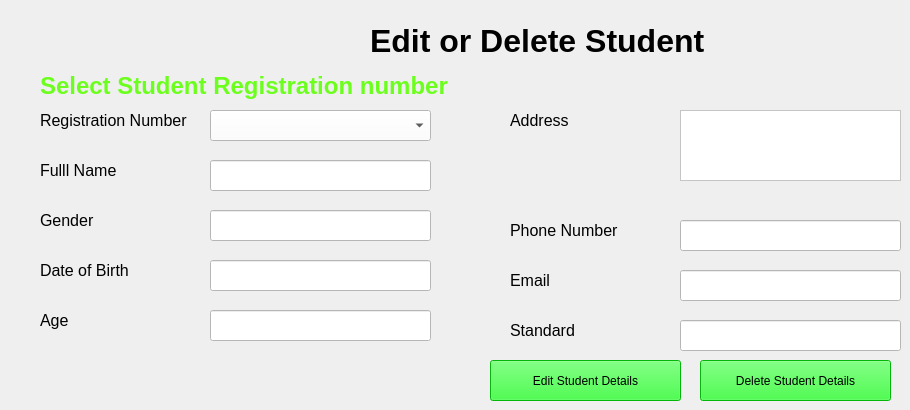
    <widget class="QWidget" name="tab_7">
     <attribute name="title">
      <string>edit student</string>
     </attribute>
     <widget class="QLabel" name="l21">
      <property name="geometry">
       <rect>
        <x>40</x>
        <y>70</y>
        <width>451</width>
        <height>31</height>
       </rect>
      </property>
      <property name="font">
       <font>
        <pointsize>18</pointsize>
        <weight>75</weight>
        <bold>true</bold>
       </font>
      </property>
      <property name="styleSheet">
       <string notr="true">color: rgb(108, 255, 29);</string>
      </property>
      <property name="text">
       <string>Select Student Registration number</string>
      </property>
     </widget>
     <widget class="QLabel" name="label_31">
      <property name="geometry">
       <rect>
        <x>370</x>
        <y>20</y>
        <width>381</width>
        <height>41</height>
       </rect>
      </property>
      <property name="font">
       <font>
        <pointsize>24</pointsize>
        <weight>75</weight>
        <bold>true</bold>
       </font>
      </property>
      <property name="text">
       <string>Edit or Delete Student</string>
      </property>
     </widget>
     <widget class="QLabel" name="label_32">
      <property name="geometry">
       <rect>
        <x>40</x>
        <y>110</y>
        <width>161</width>
        <height>21</height>
       </rect>
      </property>
      <property name="font">
       <font>
        <pointsize>12</pointsize>
       </font>
      </property>
      <property name="text">
       <string>Registration Number</string>
      </property>
     </widget>
     <widget class="QComboBox" name="cb21">
      <property name="geometry">
       <rect>
        <x>210</x>
        <y>110</y>
        <width>221</width>
        <height>31</height>
       </rect>
      </property>
      <property name="styleSheet">
       <string notr="true">background-color: rgb(255, 255, 255);
font: 12pt &quot;MS Shell Dlg 2&quot;;</string>
      </property>
     </widget>
     <widget class="QLabel" name="label_33">
      <property name="geometry">
       <rect>
        <x>40</x>
        <y>160</y>
        <width>161</width>
        <height>21</height>
       </rect>
      </property>
      <property name="font">
       <font>
        <pointsize>12</pointsize>
       </font>
      </property>
      <property name="text">
       <string>Fulll Name</string>
      </property>
     </widget>
     <widget class="QLineEdit" name="tb21">
      <property name="geometry">
       <rect>
        <x>210</x>
        <y>160</y>
        <width>221</width>
        <height>31</height>
       </rect>
      </property>
      <property name="styleSheet">
       <string notr="true">background-color: rgb(255, 255, 255);
font: 12pt &quot;MS Shell Dlg 2&quot;;</string>
      </property>
     </widget>
     <widget class="QLabel" name="label_34">
      <property name="geometry">
       <rect>
        <x>40</x>
        <y>210</y>
        <width>161</width>
        <height>21</height>
       </rect>
      </property>
      <property name="font">
       <font>
        <pointsize>12</pointsize>
       </font>
      </property>
      <property name="text">
       <string>Gender</string>
      </property>
     </widget>
     <widget class="QLineEdit" name="tb22">
      <property name="geometry">
       <rect>
        <x>210</x>
        <y>210</y>
        <width>221</width>
        <height>31</height>
       </rect>
      </property>
      <property name="styleSheet">
       <string notr="true">background-color: rgb(255, 255, 255);
font: 12pt &quot;MS Shell Dlg 2&quot;;</string>
      </property>
     </widget>
     <widget class="QLabel" name="label_35">
      <property name="geometry">
       <rect>
        <x>40</x>
        <y>260</y>
        <width>161</width>
        <height>21</height>
       </rect>
      </property>
      <property name="font">
       <font>
        <pointsize>12</pointsize>
       </font>
      </property>
      <property name="text">
       <string>Date of Birth</string>
      </property>
     </widget>
     <widget class="QLineEdit" name="tb23">
      <property name="geometry">
       <rect>
        <x>210</x>
        <y>260</y>
        <width>221</width>
        <height>31</height>
       </rect>
      </property>
      <property name="styleSheet">
       <string notr="true">background-color: rgb(255, 255, 255);
font: 12pt &quot;MS Shell Dlg 2&quot;;</string>
      </property>
     </widget>
     <widget class="QLabel" name="label_36">
      <property name="geometry">
       <rect>
        <x>40</x>
        <y>310</y>
        <width>161</width>
        <height>21</height>
       </rect>
      </property>
      <property name="font">
       <font>
        <pointsize>12</pointsize>
       </font>
      </property>
      <property name="text">
       <string>Age</string>
      </property>
     </widget>
     <widget class="QLineEdit" name="tb24">
      <property name="geometry">
       <rect>
        <x>210</x>
        <y>310</y>
        <width>221</width>
        <height>31</height>
       </rect>
      </property>
      <property name="styleSheet">
       <string notr="true">background-color: rgb(255, 255, 255);
font: 12pt &quot;MS Shell Dlg 2&quot;;</string>
      </property>
     </widget>
     <widget class="QLabel" name="label_37">
      <property name="geometry">
       <rect>
        <x>510</x>
        <y>110</y>
        <width>161</width>
        <height>21</height>
       </rect>
      </property>
      <property name="font">
       <font>
        <pointsize>12</pointsize>
       </font>
      </property>
      <property name="text">
       <string>Address</string>
      </property>
     </widget>
     <widget class="QLabel" name="label_38">
      <property name="geometry">
       <rect>
        <x>510</x>
        <y>220</y>
        <width>161</width>
        <height>21</height>
       </rect>
      </property>
      <property name="font">
       <font>
        <pointsize>12</pointsize>
       </font>
      </property>
      <property name="text">
       <string>Phone Number</string>
      </property>
     </widget>
     <widget class="QLineEdit" name="tb25">
      <property name="geometry">
       <rect>
        <x>680</x>
        <y>220</y>
        <width>221</width>
        <height>31</height>
       </rect>
      </property>
      <property name="styleSheet">
       <string notr="true">background-color: rgb(255, 255, 255);
font: 12pt &quot;MS Shell Dlg 2&quot;;</string>
      </property>
     </widget>
     <widget class="QLabel" name="label_39">
      <property name="geometry">
       <rect>
        <x>510</x>
        <y>270</y>
        <width>161</width>
        <height>21</height>
       </rect>
      </property>
      <property name="font">
       <font>
        <pointsize>12</pointsize>
       </font>
      </property>
      <property name="text">
       <string>Email</string>
      </property>
     </widget>
     <widget class="QLineEdit" name="tb26">
      <property name="geometry">
       <rect>
        <x>680</x>
        <y>270</y>
        <width>221</width>
        <height>31</height>
       </rect>
      </property>
      <property name="styleSheet">
       <string notr="true">background-color: rgb(255, 255, 255);
font: 12pt &quot;MS Shell Dlg 2&quot;;</string>
      </property>
     </widget>
     <widget class="QLabel" name="label_40">
      <property name="geometry">
       <rect>
        <x>510</x>
        <y>320</y>
        <width>161</width>
        <height>21</height>
       </rect>
      </property>
      <property name="font">
       <font>
        <pointsize>12</pointsize>
       </font>
      </property>
      <property name="text">
       <string>Standard</string>
      </property>
     </widget>
     <widget class="QLineEdit" name="tb27">
      <property name="geometry">
       <rect>
        <x>680</x>
        <y>320</y>
        <width>221</width>
        <height>31</height>
       </rect>
      </property>
      <property name="styleSheet">
       <string notr="true">background-color: rgb(255, 255, 255);
font: 12pt &quot;MS Shell Dlg 2&quot;;</string>
      </property>
     </widget>
     <widget class="QTextEdit" name="mtb21">
      <property name="geometry">
       <rect>
        <x>680</x>
        <y>110</y>
        <width>221</width>
        <height>71</height>
       </rect>
      </property>
      <property name="styleSheet">
       <string notr="true">background-color: rgb(255, 255, 255);
font: 12pt &quot;MS Shell Dlg 2&quot;;</string>
      </property>
     </widget>
     <widget class="QPushButton" name="b22">
      <property name="geometry">
       <rect>
        <x>700</x>
        <y>360</y>
        <width>191</width>
        <height>41</height>
       </rect>
      </property>
      <property name="styleSheet">
       <string notr="true">background-color: rgb(6, 255, 14);
font: 12pt &quot;MS Shell Dlg 2&quot;;</string>
      </property>
      <property name="text">
       <string>Delete Student Details</string>
      </property>
     </widget>
     <widget class="QPushButton" name="b21">
      <property name="geometry">
       <rect>
        <x>490</x>
        <y>360</y>
        <width>191</width>
        <height>41</height>
       </rect>
      </property>
      <property name="styleSheet">
       <string notr="true">background-color: rgb(6, 255, 14);
font: 12pt &quot;MS Shell Dlg 2&quot;;</string>
      </property>
      <property name="text">
       <string>Edit Student Details</string>
      </property>
     </widget>
    </widget>
